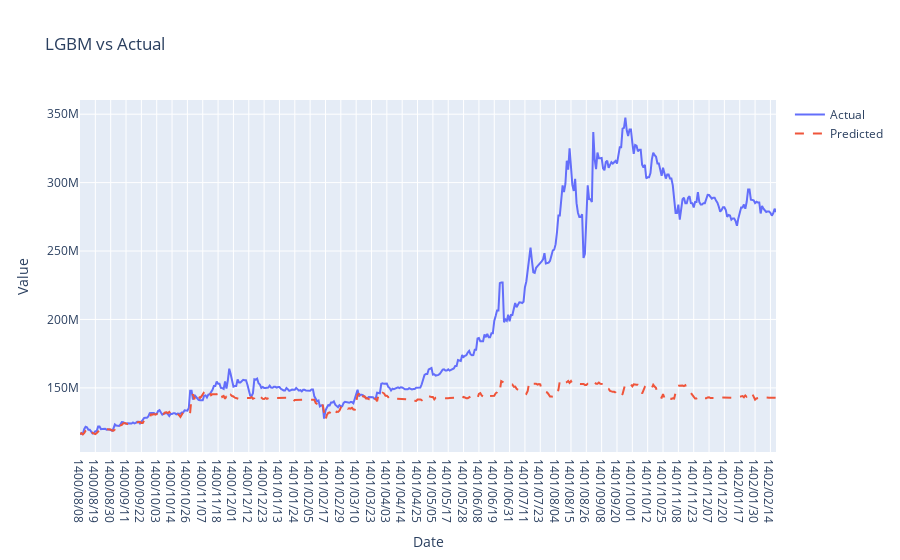

Notebook cell for this chart:
### Markdown cell above
### 3. LightGBMRegressor

### Code cell
# Define the time series cross-validation strategy
tscv = TimeSeriesSplit(n_splits=5)

def objective(trial):
    params = {
        'objective': 'regression',
        'metric': 'mae',
        'verbosity': -1,
        'boosting_type': 'gbdt',
        'lambda_l1': trial.suggest_loguniform('lambda_l1', 1e-8, 10.0),
        'lambda_l2': trial.suggest_loguniform('lambda_l2', 1e-8, 10.0),
        'num_leaves': trial.suggest_int('num_leaves', 100, 2000),
        'feature_fraction': trial.suggest_uniform('feature_fraction', 0.4, 1.0),
        'bagging_fraction': trial.suggest_uniform('bagging_fraction', 0.4, 1.0),
        'bagging_freq': trial.suggest_int('bagging_freq', 1, 7),
        'min_child_samples': trial.suggest_int('min_child_samples', 5, 100),
    }

    mse_scores = []
    for train_index, val_index in tscv.split(train_x):
        X_train, X_val = train_x[train_index], train_x[val_index]
        y_train, y_val = train_y[train_index], train_y[val_index]

        lgb_train = lgb.Dataset(X_train, y_train)
        lgb_eval = lgb.Dataset(X_val, y_val, reference=lgb_train)

        gbm = lgb.train(params,
                        lgb_train,
                        valid_sets=[lgb_train, lgb_eval],
                        verbose_eval=False,
                        early_stopping_rounds=100)

        val_predictions = gbm.predict(X_val, num_iteration=gbm.best_iteration)

        mse_scores.append(mean_squared_error(y_val, val_predictions))

    return np.mean(mse_scores)

study = optuna.create_study(direction='minimize')
study.optimize(objective, n_trials=100, n_jobs=1)

best_params = study.best_params

# Train the model with the best hyperparameters on the full training set
lgb_train = lgb.Dataset(train_x, train_y)
best_gbm = lgb.train(best_params,
                      lgb_train,
                      verbose_eval=False)

val_predictions = best_gbm.predict(val_x)

# Calculate accuracy metrics
mae = mean_absolute_error(val_y, val_predictions)
mse = mean_squared_error(val_y, val_predictions)
rmse = np.sqrt(mse)
r2 = r2_score(val_y, val_predictions)

print("Best parameters:", best_params)
print("Mean Absolute Error (MAE):", mae)
print("Mean Squared Error (MSE):", mse)
print("Root Mean Squared Error (RMSE):", rmse)
print("R-squared (R2):", r2)

# Plot the predictions against the actual values
fig = go.Figure()
fig.add_trace(go.Scatter(x=Added_data.index[1100:1700], y=val_y, mode='lines', name='Actual'))
fig.add_trace(go.Scatter(x=Added_data.index[1100:1700], y=val_predictions, mode='lines', name='Predicted', line=dict(dash='dash')))
fig.update_layout(title='LGBM vs Actual', xaxis_title='Date', yaxis_title='Value', hovermode='x')
fig.show()

### Figure 1 — Plotly figure (JSON) as saved in the notebook; plotly's stock layout.template omitted (floating-point values rounded to 4 significant figures; data arrays with more than 128 entries replaced by an {"elided": "..."} marker saying what was removed)
{"data": [{"mode": "lines", "name": "Actual", "type": "scatter", "x": {"elided": "600 str values"}, "y": {"elided": "500 int values"}}, {"line": {"dash": "dash"}, "mode": "lines", "name": "Predicted", "type": "scatter", "x": {"elided": "600 str values"}, "y": {"elided": "500 float values"}}], "layout": {"hovermode": "x", "title": {"text": "LGBM vs Actual"}, "xaxis": {"title": {"text": "Date"}}, "yaxis": {"title": {"text": "Value"}}}}
